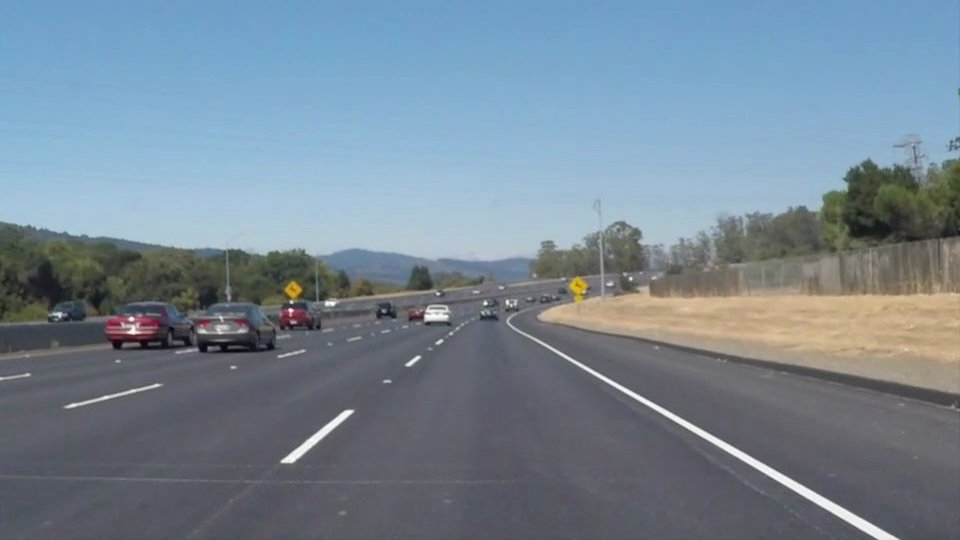
#> input picture LineDetection/code/solidWhiteCurve.jpg, 960 x 540 px
$ python 'Hough transform.py'
#> lines starting #> are read from the running program, lines starting #| are printed output that depends on the picture; after the words box and inside, x2 and y2 are one past the last pixel; in counts of white or black regions, pixels touching at a corner belong together
#가우시안 블러 on hough 알고리즘


import cv2
import numpy as np
import sys

#그레이스케일 이미지 불러오기
src = cv2.imread('solidWhiteCurve.jpg')
#> src is the input picture: shape (540, 960, 3); mean B, G, R 148.1, 134.5, 118.5

if src is None:
    print('image load failed!!')
    sys.exit()


#가우시안블러 처리
blur_img = cv2.GaussianBlur(src, (0,0),1)

#Canny Edge Detection
canny_img = cv2.Canny(blur_img,50,150,)
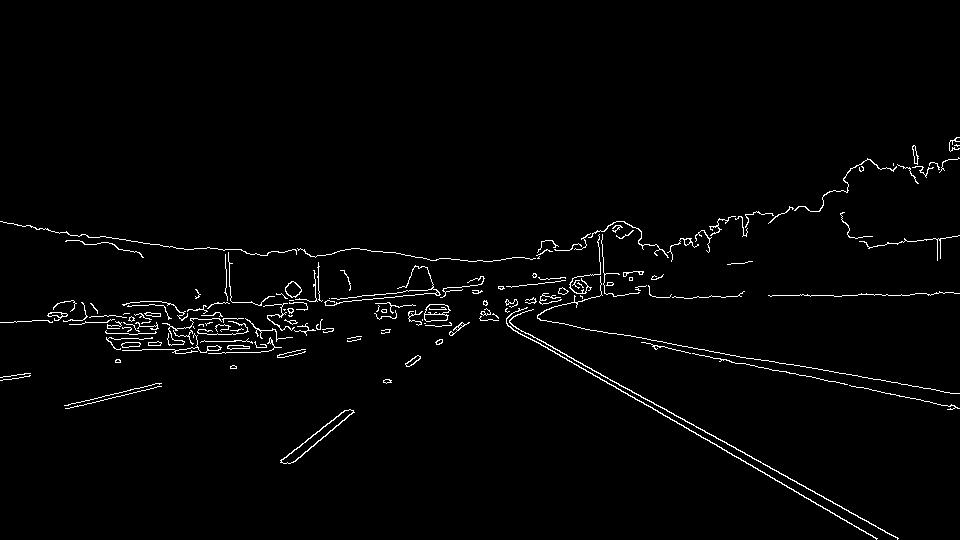
#> canny_img: shape (540, 960); 1.8% white in thin lines or dots, all inside (x1, y1, x2, y2) = (0, 137, 960, 540)


#허프변환
lines = cv2.HoughLinesP(canny_img, 1,np.pi/180., 50, minLineLength= 30, maxLineGap = 4)
#> lines = 31 rows, first 6: [506, 322, 897, 538], [614, 381, 898, 538], [507, 325, 644, 404], [759, 359, 956, 393], [532, 339, 877, 538], [783, 371, 959, 408]
dst = cv2.cvtColor(canny_img, cv2.COLOR_GRAY2BGR)

#직선을 빨간색으로 표시
if lines is not None:
    for i in range(lines.shape[0]):
        pt1 = (lines[i][0][0], lines[i][0][1])
        pt2 = (lines[i][0][2], lines[i][0][3])
        cv2.line(dst,pt1,pt2, (0,0,255), 2, cv2.LINE_AA)
#> this loop made 31 passes
#> (pt1, pt2) on passes 1 to 12: ((506, 322), (897, 538)), ((614, 381), (898, 538)), ((507, 325), (644, 404)), ((759, 359), (956, 393)), ((532, 339), (877, 538)), ((783, 371), (959, 408)), ((778, 295), (833, 295)), ((334, 302), (367, 299)), ((85, 317), (115, 315)), ((574, 277), (642, 271)), ((622, 334), (755, 359)), ((126, 240), (191, 249))
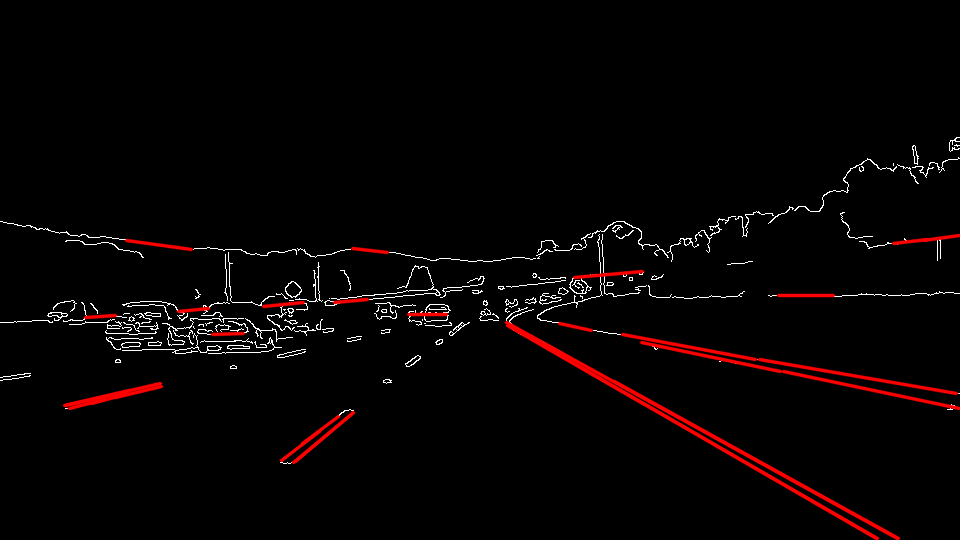
#> dst: shape (540, 960, 3); mean B, G, R 3.3, 3.3, 7.5


#출력
cv2.imshow('src', src)
cv2.imshow('dst', dst)

cv2.waitKey()

#> (the run stopped early here; a loop or call above may not have finished)
